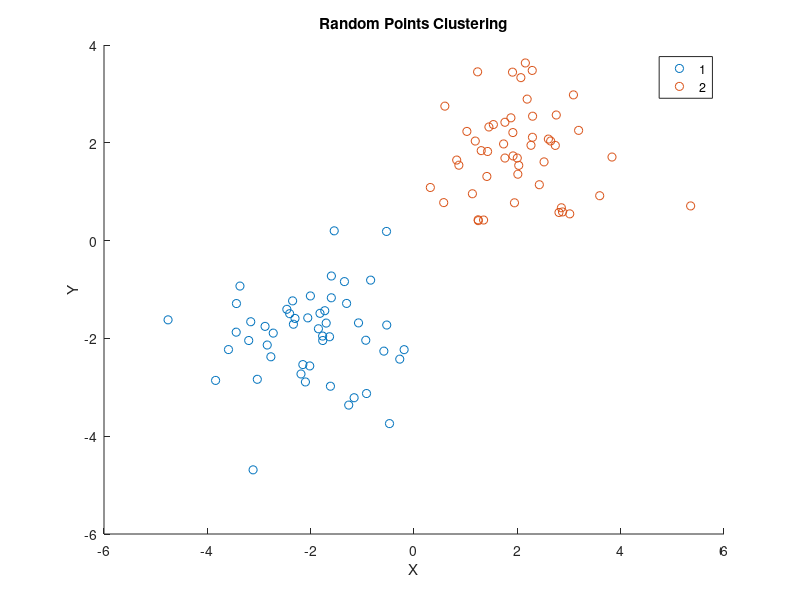

This figure's MATLAB source:
% Day 100: Random Points Clustering and Plot
X = [randn(50,2)+2; randn(50,2)-2];
idx = kmeans(X,2);
gscatter(X(:,1), X(:,2), idx);
title('Random Points Clustering');
xlabel('X');
ylabel('Y');
